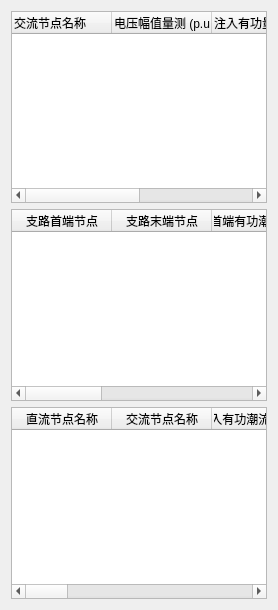
          <widget class="QWidget" name="tab_6">
           <attribute name="title">
            <string>攻击后量测数据</string>
           </attribute>
           <layout class="QGridLayout" name="gridLayout_19">
            <item row="0" column="0">
             <widget class="QTableWidget" name="tableWidget_15">
              <column>
               <property name="text">
                <string>交流节点名称</string>
               </property>
               <property name="textAlignment">
                <set>AlignJustify|AlignVCenter</set>
               </property>
              </column>
              <column>
               <property name="text">
                <string>电压幅值量测 (p.u.)</string>
               </property>
               <property name="textAlignment">
                <set>AlignJustify|AlignVCenter</set>
               </property>
              </column>
              <column>
               <property name="text">
                <string>注入有功量测 (p.u.)</string>
               </property>
               <property name="textAlignment">
                <set>AlignJustify|AlignVCenter</set>
               </property>
              </column>
              <column>
               <property name="text">
                <string>注入无功量测  (p.u.)</string>
               </property>
               <property name="textAlignment">
                <set>AlignJustify|AlignVCenter</set>
               </property>
              </column>
             </widget>
            </item>
            <item row="1" column="0">
             <widget class="QTableWidget" name="tableWidget_16">
              <column>
               <property name="text">
                <string>支路首端节点</string>
               </property>
              </column>
              <column>
               <property name="text">
                <string>支路末端节点</string>
               </property>
              </column>
              <column>
               <property name="text">
                <string>支路首端有功潮流量测 (p.u.)</string>
               </property>
              </column>
              <column>
               <property name="text">
                <string>支路首端无功潮流量测 (p.u.)</string>
               </property>
              </column>
              <column>
               <property name="text">
                <string>支路末端有功潮流量测 (p.u.)</string>
               </property>
              </column>
              <column>
               <property name="text">
                <string>支路末端无功潮流量测 (p.u.)</string>
               </property>
              </column>
             </widget>
            </item>
            <item row="2" column="0">
             <widget class="QTableWidget" name="tableWidget_17">
              <property name="frameShape">
               <enum>QFrame::StyledPanel</enum>
              </property>
              <property name="verticalScrollBarPolicy">
               <enum>Qt::ScrollBarAsNeeded</enum>
              </property>
              <property name="dragEnabled">
               <bool>false</bool>
              </property>
              <attribute name="horizontalHeaderCascadingSectionResizes">
               <bool>false</bool>
              </attribute>
              <attribute name="horizontalHeaderDefaultSectionSize">
               <number>100</number>
              </attribute>
              <attribute name="horizontalHeaderMinimumSectionSize">
               <number>30</number>
              </attribute>
              <attribute name="horizontalHeaderShowSortIndicator" stdset="0">
               <bool>true</bool>
              </attribute>
              <attribute name="horizontalHeaderStretchLastSection">
               <bool>false</bool>
              </attribute>
              <column>
               <property name="text">
                <string>直流节点名称</string>
               </property>
              </column>
              <column>
               <property name="text">
                <string>交流节点名称</string>
               </property>
              </column>
              <column>
               <property name="text">
                <string>注入有功潮流量测 (p.u.)</string>
               </property>
              </column>
              <column>
               <property name="text">
                <string>注入无功潮流量测 (p.u.)</string>
               </property>
              </column>
              <column>
               <property name="text">
                <string>换流器有功功率量测 (p.u.)</string>
               </property>
              </column>
              <column>
               <property name="text">
                <string>换流器无功功率量测 (p.u.)</string>
               </property>
              </column>
              <column>
               <property name="text">
                <string>换流器有功平衡量测 (p.u.)</string>
               </property>
              </column>
              <column>
               <property name="text">
                <string>直流电压量测 (p.u.)</string>
               </property>
              </column>
              <column>
               <property name="text">
                <string>直流电流量测 (p.u.)</string>
               </property>
              </column>
              <column>
               <property name="text">
                <string>调制比量测.)</string>
               </property>
              </column>
              <column>
               <property name="text">
                <string>移相角量测</string>
               </property>
              </column>
             </widget>
            </item>
           </layout>
          </widget>
